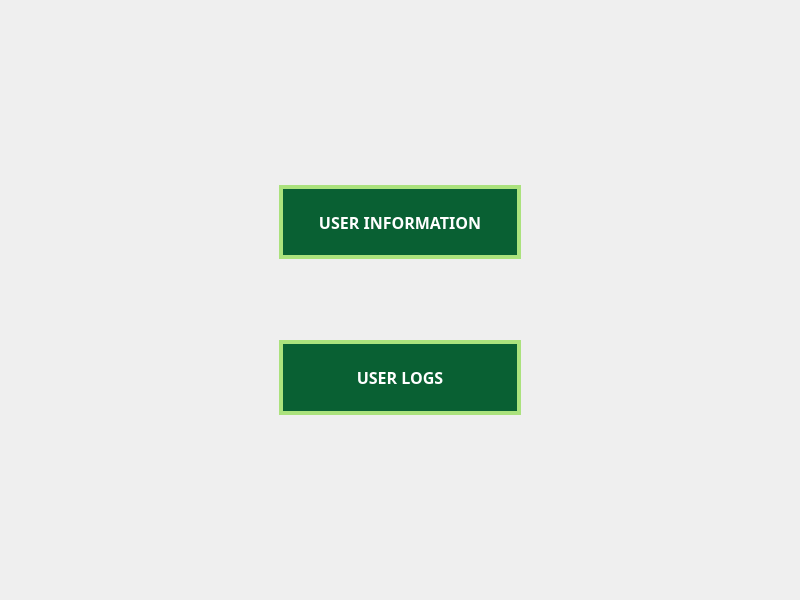
<?xml version="1.0" encoding="UTF-8"?>
<ui version="4.0">
 <class>MainWindow</class>
 <widget class="QMainWindow" name="MainWindow">
  <property name="geometry">
   <rect>
    <x>0</x>
    <y>0</y>
    <width>800</width>
    <height>600</height>
   </rect>
  </property>
  <property name="windowTitle">
   <string>MainWindow</string>
  </property>
  <widget class="QWidget" name="centralwidget">
   <property name="styleSheet">
    <string notr="true">.QPushButton{
	background-color: rgb(9, 96, 51);
	color: rgb(255, 255, 255);
	border:4px solid rgb(171, 226, 125);
}</string>
   </property>
   <layout class="QHBoxLayout" name="horizontalLayout">
    <item>
     <spacer name="horizontalSpacer">
      <property name="orientation">
       <enum>Qt::Horizontal</enum>
      </property>
      <property name="sizeHint" stdset="0">
       <size>
        <width>40</width>
        <height>20</height>
       </size>
      </property>
     </spacer>
    </item>
    <item>
     <widget class="QWidget" name="widget" native="true">
      <layout class="QVBoxLayout" name="verticalLayout">
       <item>
        <spacer name="verticalSpacer_2">
         <property name="orientation">
          <enum>Qt::Vertical</enum>
         </property>
         <property name="sizeHint" stdset="0">
          <size>
           <width>20</width>
           <height>164</height>
          </size>
         </property>
        </spacer>
       </item>
       <item>
        <widget class="QPushButton" name="UInfo_btn">
         <property name="sizePolicy">
          <sizepolicy hsizetype="Expanding" vsizetype="MinimumExpanding">
           <horstretch>0</horstretch>
           <verstretch>0</verstretch>
          </sizepolicy>
         </property>
         <property name="maximumSize">
          <size>
           <width>16777215</width>
           <height>74</height>
          </size>
         </property>
         <property name="font">
          <font>
           <family>DM Sans</family>
           <pointsize>12</pointsize>
           <bold>true</bold>
          </font>
         </property>
         <property name="text">
          <string>USER INFORMATION</string>
         </property>
        </widget>
       </item>
       <item>
        <spacer name="verticalSpacer">
         <property name="orientation">
          <enum>Qt::Vertical</enum>
         </property>
         <property name="sizeType">
          <enum>QSizePolicy::Fixed</enum>
         </property>
         <property name="sizeHint" stdset="0">
          <size>
           <width>20</width>
           <height>75</height>
          </size>
         </property>
        </spacer>
       </item>
       <item>
        <widget class="QPushButton" name="ULogs_btn">
         <property name="sizePolicy">
          <sizepolicy hsizetype="Expanding" vsizetype="MinimumExpanding">
           <horstretch>0</horstretch>
           <verstretch>0</verstretch>
          </sizepolicy>
         </property>
         <property name="maximumSize">
          <size>
           <width>16777215</width>
           <height>75</height>
          </size>
         </property>
         <property name="font">
          <font>
           <family>DM Sans</family>
           <pointsize>12</pointsize>
           <bold>true</bold>
          </font>
         </property>
         <property name="text">
          <string>USER LOGS</string>
         </property>
        </widget>
       </item>
       <item>
        <spacer name="verticalSpacer_3">
         <property name="orientation">
          <enum>Qt::Vertical</enum>
         </property>
         <property name="sizeHint" stdset="0">
          <size>
           <width>20</width>
           <height>164</height>
          </size>
         </property>
        </spacer>
       </item>
      </layout>
     </widget>
    </item>
    <item>
     <spacer name="horizontalSpacer_2">
      <property name="orientation">
       <enum>Qt::Horizontal</enum>
      </property>
      <property name="sizeHint" stdset="0">
       <size>
        <width>40</width>
        <height>20</height>
       </size>
      </property>
     </spacer>
    </item>
   </layout>
  </widget>
 </widget>
 <resources/>
 <connections/>
</ui>
